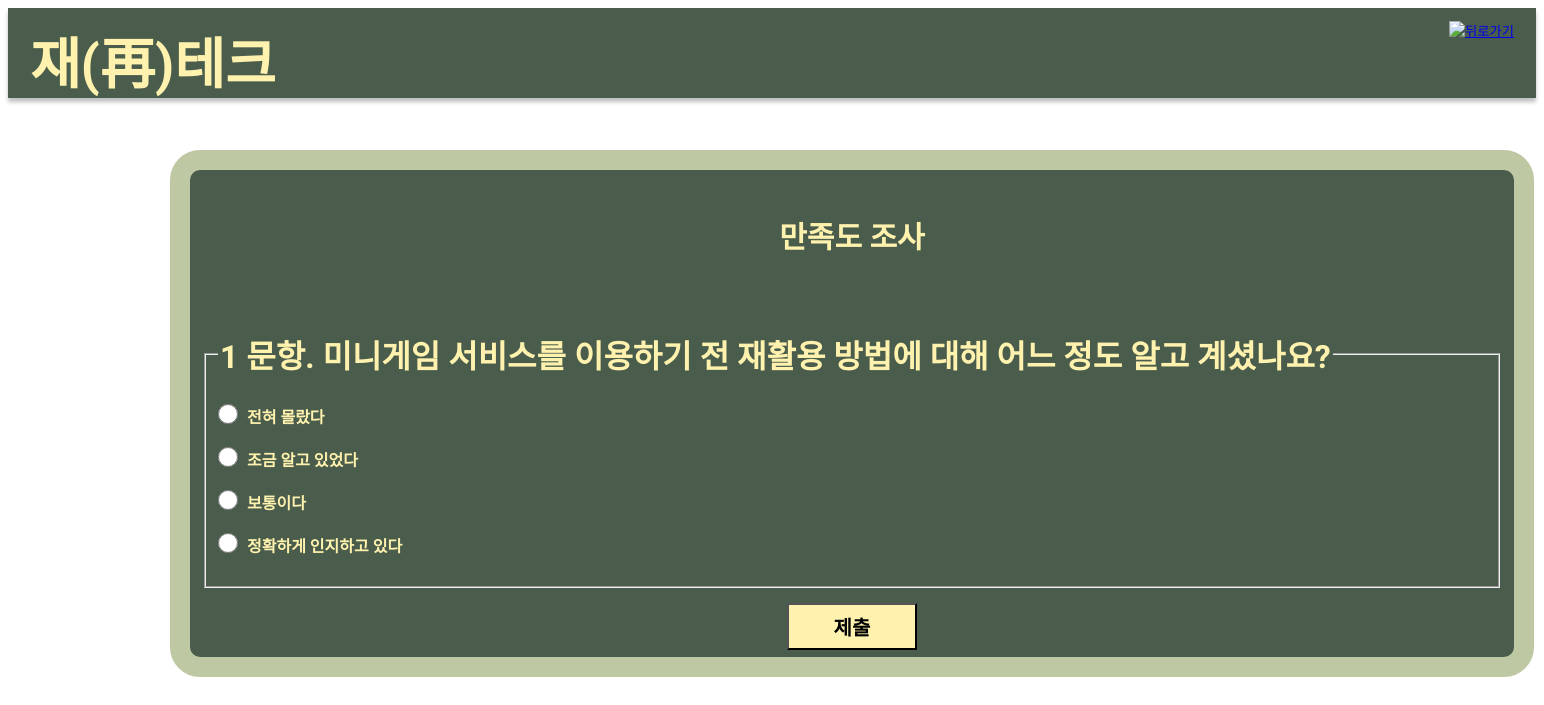
Screenshot of /survey/2/ with the database file from the repository.
### survey/models.py (models this page shows, shortened)
class Question(models.Model): #
    question_text = models.CharField(max_length=200)
    pub_data = models.DateTimeField('date published')

class Choice(models.Model):
    question = models.ForeignKey(Question, on_delete=models.CASCADE)
    choice_text = models.CharField(max_length=200)
    votes = models.IntegerField(default=0)

### survey/views.py (the view)
# urls.py: path('<int:question_id>/', views.detail, name='detail'),
def detail(request, question_id):
    question = get_object_or_404(Question, pk=question_id)
    return render(request, 'detail.html', {'question': question})

### survey/templates/detail.html (shortened to what this page needs)
<!DOCTYPE html>
<head>
</head>
<body>
<div style="width: 100%; height: 90px; left: 0px; top: 0px; right: 0px; background: #4A5D4C; box-shadow: 0px 4px 4px rgba(0, 0, 0, 0.25)"></div>
<div style="left: 30px; top: 20px; position: absolute; color: #FFF2AE; font-size: 55px; font-family: 'Nanum Gothic', sans-serif; font-weight: 700; word-wrap: break-word">재(再)테크
</div>
<div>
  <a href="{% url 'home_login' %}"><button class="darken-image-button" type="button" style="background: none; border: none; padding: 0; right: 30px; top: 21px; position: absolute; "><img src="https://i.imgur.com/0Jz8ZBm.png" title="뒤로가기" alt="뒤로가기" style= "width: 65px; height: 65px; cursor: pointer;"/></a></button>
</div>
    <div id="box1" style="width: 1300px; height: auto; padding: 7px 12px 7px 12px; position: absolute; top: 150px; left: 170px;">
    <br><br>
        <div style="font-size: 30px; text-align: center; font-weight: bolder; margin-bottom: 10px; font-family: 'Nanum Gothic', sans-serif; font-weight: 700; color: #FFF2AE;"> 만족도 조사 </div>
        <br><br>
    <form action="{% url 'survey:vote' question.id %}" method="post">
        <div style= "font-family: 'Nanum Gothic', sans-serif; font-weight: bolder; margin-top: 7px;">
        <fieldset>
            <legend style="font-family: 'Nanum Gothic', sans-serif; color: #FFF2AE;"><h1>{{ question.question_text }}</h1></legend>
            {% for choice in question.choice_set.all %}
                <input style="font-family: 'Nanum Gothic', sans-serif;" type="radio" name="choice" id="choice{{ forloop.counter }}" value="{{ choice.id }}">
                <label for="choice{{ forloop.counter }}" style="font-family: 'Nanum Gothic', sans-serif; color: #FFF2AE;">{{ choice.choice_text }}</label><br>
                <br>
            {% endfor %}
        </fieldset>
        </div>
        <div style="text-align: center; margin-top: 15px;">
            <input type="submit" value="제출" style="background-color: #FFF2AE; font-family: 'Nanum Gothic', sans-serif; font-weight: 600; font-size: 20px; padding: 7px; width: 10%;">
        </div>
    </form>
</body>

### survey/templates/detail.html (style rules this page uses)
input[type=radio] { width: 20px; height: 20px; vertical-align: middle; margin: 0 5px 0 0; vertical-align: top; }
#box1 { width: 100%; background-color: #4A5D4C; border-radius: 30px; border-style: solid; border-width: 20px; border-color: #BEC8A3; }

### rows the page displays
Question: question_text "1 문항. 미니게임 서비스를 이용하기 전 재활용 방법에 대해 어느 정도 알고 계셨나요?"
Choice: choice_text "전혀 몰랐다"
Choice: choice_text "조금 알고 있었다"
Choice: choice_text "보통이다"
Choice: choice_text "정확하게 인지하고 있다"
